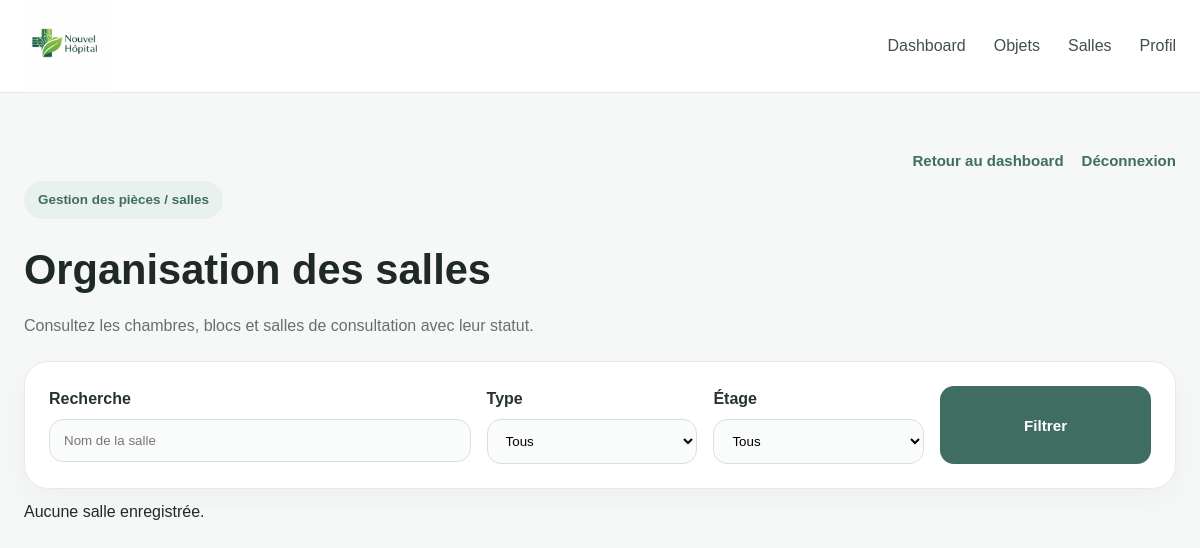
The page /room/ (signed in) on the database as committed earlier.
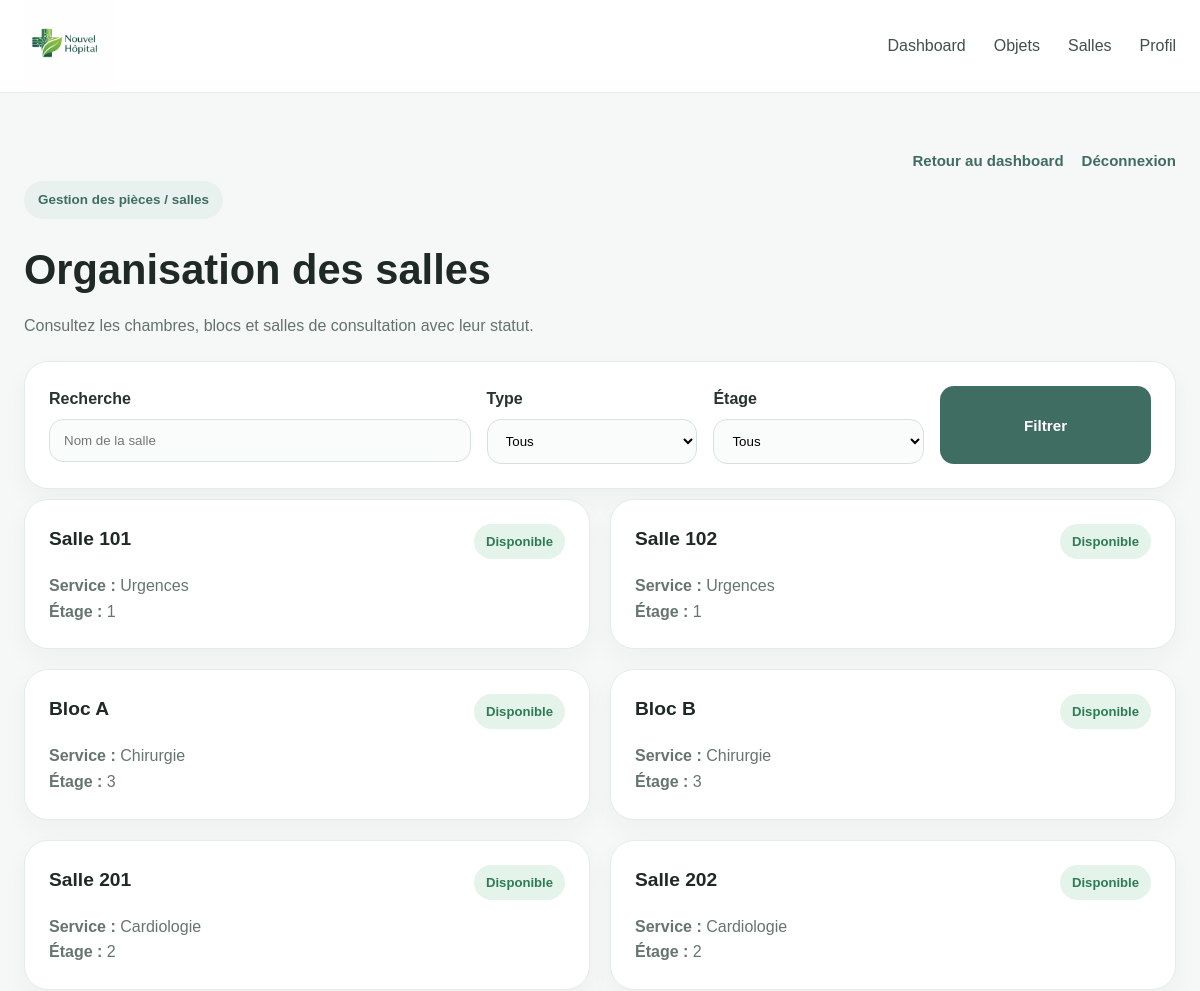
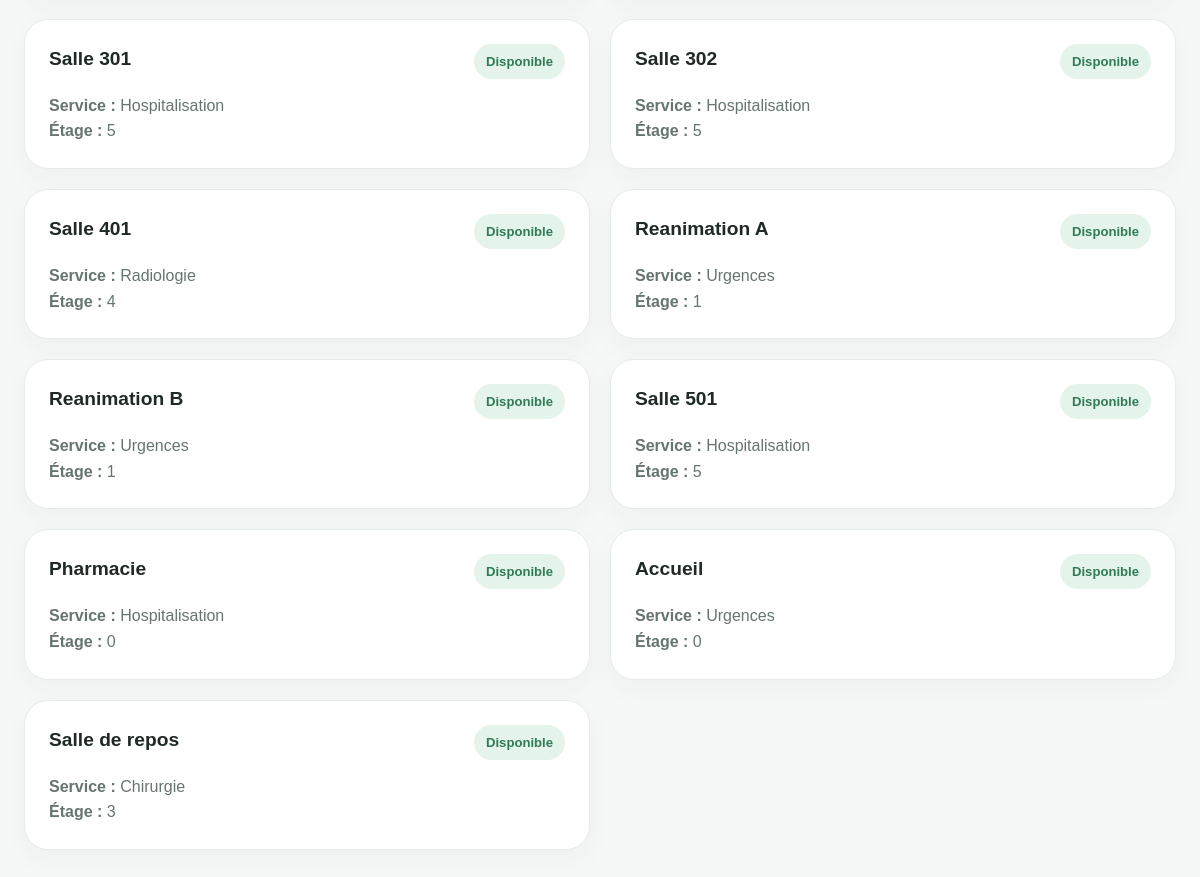
The same page on the database as committed later (2 pictures, top to bottom).
### hopital/models.py (models this page shows, shortened)
class Salle(models.Model):
    nom = models.CharField(max_length=50)
    etage = models.IntegerField(blank=True, null=True)
    service = models.ForeignKey(Service, on_delete=models.SET_NULL, blank=True, null=True)

class Service(models.Model):
    nom = models.CharField(max_length=100)
    description = models.TextField(blank=True, null=True)
    etage = models.IntegerField(blank=True, null=True)

### hopital/views.py (the view)
# urls.py: path('room/', views.room, name='room'),
@login_required
def room(request):
    salles = Salle.objects.all()
    services = Service.objects.all()
    q = request.GET.get("q")
    service = request.GET.get("service")
    etage = request.GET.get("etage")
    if q:
        salles = salles.filter(nom__icontains=q)
    if service:
        salles = salles.filter(service_id=service)
    if etage:
        salles = salles.filter(etage=etage)
    return render(request, "hopital/room.html", {"salles": salles,"services": services,})

### hopital/templates/hopital/room.html (shortened to what this page needs)
{% load static %}
<!DOCTYPE html>
<html lang="fr">
<head>
  <link rel="stylesheet" href="{% static 'hopital/CSS/style.css' %}">
</head>
<body>
<header class="navbar">
  <div class="container nav-container">
    <a href="{% url 'index' %}" class="logo">
      <img src="{% static 'hopital/photo/logo.png' %}" alt="Logo Nouvel Hôpital">
    </a>
    <nav class="nav-links">
      <a href="{% url 'dashboard' %}">Dashboard</a>
      <a href="{% url 'objects' %}">Objets</a>
      <a href="{% url 'room' %}">Salles</a>
      <a href="{% url 'profile' %}">Profil</a>
    </nav>
  </div>
</header>
<main class="dashboard-page">
  <div class="container">
    <div class="page-tools">
      <a href="{% url 'dashboard' %}">Retour au dashboard</a>
      <a href="{% url 'login' %}">Déconnexion</a>
    </div>
    <section class="objects-top">
      <span class="tag">Gestion des pièces / salles</span>
      <h1>Organisation des salles</h1>
      <p>
        Consultez les chambres, blocs et salles de consultation avec leur statut.
      </p>
    </section>
    <form method="GET" class="filters-box">
      <div class="filter-item">
        <label for="search-room">Recherche</label>
        <input
          type="text"
          id="search-room"
          name="q"
          placeholder="Nom de la salle"
          value="{{ request.GET.q }}"
        >
      </div>
      <div class="filter-item">
        <label for="room-type">Type</label>
        <select id="room-type" name="service">
          <option value="">Tous</option>
      </select>
      </div>
      <div class="filter-item">
        <label for="floor">Étage</label>
        <select id="floor" name="etage">
          <option value="">Tous</option>
        </select>
      </div>
      <button type="submit" class="btn btn-primary">Filtrer</button>
    </form>
    <section class="room-grid">
      {% for salle in salles %}
        <article class="room-card">
          <div class="object-top">
            <h3>{{ salle.nom }}</h3>
           <span class="status active">Disponible</span>
          </div>
          <p><strong>Service :</strong> {{ salle.service.nom }}</p>
          <p><strong>Étage :</strong> {{ salle.etage }}</p>
        </article>
      {% empty %}
        <p>Aucune salle enregistrée.</p>
      {% endfor %}
    </section>
  </div>
</main>
</body>
</html>

### hopital/static/hopital/CSS/style.css (style rules this page uses)
* { margin:0; padding:0; box-sizing:border-box; }
html { scroll-behavior:smooth; }
body { font-family: Arial, Helvetica, sans-serif; background:#f6f8f7; color:#1f2926; line-height:1.6; }
a { text-decoration:none; color:inherit; }
img { max-width:100%; height:auto; }
.container { width:min(1180px, calc(100% - 48px)); margin:0 auto; }
.navbar { position:sticky; top:0; z-index:1000; background:rgba(255,255,255,0.96); backdrop-filter:blur(10px); border-bottom:1px solid #e5ece8; }
.nav-container { min-height:92px; display:flex; align-items:center; justify-content:space-between; gap:24px; }
.logo { display:flex; align-items:center; }
.logo img { width:90px; height:90px; object-fit:contain; }
.nav-links { display:flex; align-items:center; gap:28px; flex-wrap:wrap; }
.nav-links a { color:#42504b; font-weight:500; transition:0.25s; }
.btn { display:inline-flex; align-items:center; justify-content:center; padding:12px 20px; border-radius:14px; font-weight:600; font-size:0.95rem; border:1px solid transparent; transition:0.25s; }
.btn-primary { background:#3f6d62; color:white; }
.page-tools { display:flex; justify-content:flex-end; gap:18px; margin:22px 0 8px; flex-wrap:wrap; }
.page-tools a { color:#3f6d62; font-weight:700; font-size:0.94rem; }
.tag { display:inline-block; padding:8px 14px; border-radius:999px; background:#e8f1ee; color:#3f6d62; font-size:0.84rem; font-weight:700; margin-bottom:18px; }
.feature-card, .service-card, .news-card, .quick-card, .profile-card, .dash-card, .object-card-modern, .room-card, .table-card, .resource-card, .auth-card, .auth-side, .level-box, .level-card { background:white; border:1px solid #e5ece8; border-radius:24px; padding:24px; box-shadow:0 10px 26px rgba(31,41,38,0.04); }
.feature-card p, .service-card p, .news-card p, .quick-card p, .profile-list li, .object-card-modern p, .room-card p { color:#66756f; }
.dashboard-page { padding:34px 0 70px; }
.objects-top { margin-bottom:22px; }
.objects-top h1 { font-size:2.6rem; margin-bottom:10px; }
.objects-top p { color:#64726d; }
.filters-box { background:white; border:1px solid #e5ece8; border-radius:24px; padding:24px; display:grid; grid-template-columns:2fr 1fr 1fr 1fr; gap:16px; margin-bottom:10px; box-shadow:0 10px 26px rgba(31,41,38,0.04); }
.filter-item { display:flex; flex-direction:column; gap:8px; }
.filter-item label { font-weight:600; color:#26332f; }
.filter-item input, .filter-item select { padding:13px 14px; border-radius:14px; border:1px solid #d7e1dc; background:#fafcfb; outline:none; }
.object-grid, .room-grid { display:grid; grid-template-columns:repeat(2, 1fr); gap:20px; }
.object-top { display:flex; justify-content:space-between; align-items:flex-start; gap:14px; margin-bottom:14px; }
.object-top h3 { font-size:1.2rem; }
.status { display:inline-block; padding:7px 12px; border-radius:999px; font-size:0.82rem; font-weight:700; }
.status.active { background:#e5f4eb; color:#2f7b56; }

Rows that differ between the two databases and show on the page:
added Salle: nom "Salle 101", service.nom "Urgences", etage "1"
added Salle: nom "Salle 102", service.nom "Urgences", etage "1"
added Salle: nom "Bloc A", service.nom "Chirurgie", etage "3"
added Salle: nom "Bloc B", service.nom "Chirurgie", etage "3"
added Salle: nom "Salle 201", service.nom "Cardiologie", etage "2"
added Salle: nom "Salle 202", service.nom "Cardiologie", etage "2"
added Salle: nom "Salle 301", service.nom "Hospitalisation", etage "5"
added Salle: nom "Salle 302", service.nom "Hospitalisation", etage "5"
added Salle: nom "Salle 401", service.nom "Radiologie", etage "4"
added Salle: nom "Reanimation A", service.nom "Urgences", etage "1"
added Salle: nom "Reanimation B", service.nom "Urgences", etage "1"
added Salle: nom "Salle 501", service.nom "Hospitalisation", etage "5"
added Salle: nom "Pharmacie", service.nom "Hospitalisation", etage "0"
added Salle: nom "Accueil", service.nom "Urgences", etage "0"
added Salle: nom "Salle de repos", service.nom "Chirurgie", etage "3"
Other text that changed with them:
text no longer shown: "Aucune salle enregistrée."
